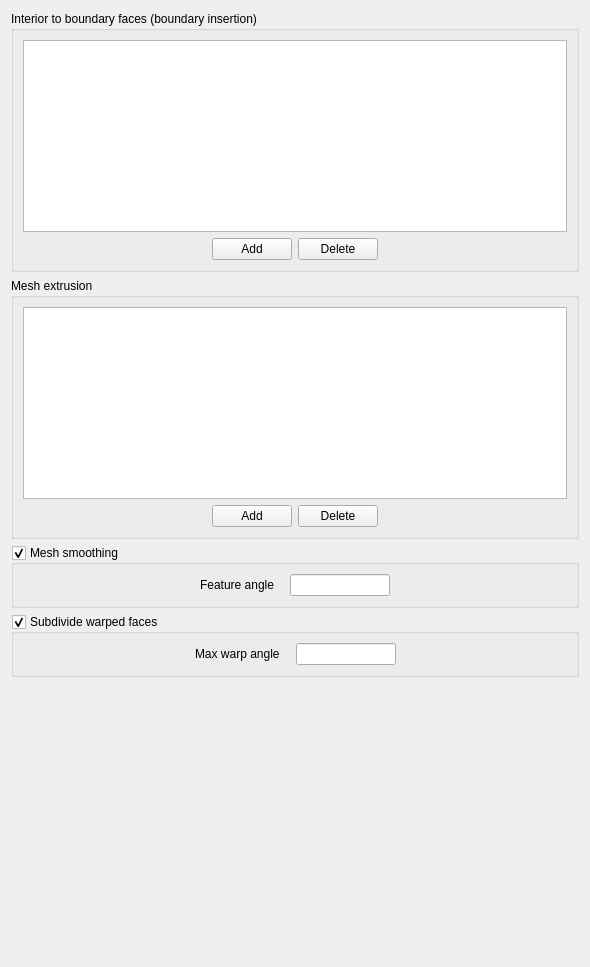
     <widget class="QWidget" name="tab_3">
      <attribute name="title">
       <string>Other </string>
      </attribute>
      <layout class="QGridLayout" name="gridLayout_6">
       <item row="1" column="0">
        <widget class="QGroupBox" name="groupBoxExtrudeMesh">
         <property name="toolTip">
          <string>&lt;html&gt;&lt;head/&gt;&lt;body&gt;&lt;p&gt;&lt;span style=&quot; font-size:9pt;&quot;&gt;Extrude selected boundary faces along normal direction; groups of adjacent boundary faces are extended to the newly created ones.&lt;/span&gt;&lt;/p&gt;&lt;/body&gt;&lt;/html&gt;</string>
         </property>
         <property name="title">
          <string>Mesh extrusion</string>
         </property>
         <layout class="QGridLayout" name="gridLayout_5">
          <item row="1" column="0">
           <layout class="QHBoxLayout" name="_8">
            <property name="spacing">
             <number>6</number>
            </property>
            <property name="margin">
             <number>0</number>
            </property>
            <item>
             <spacer>
              <property name="orientation">
               <enum>Qt::Horizontal</enum>
              </property>
              <property name="sizeHint" stdset="0">
               <size>
                <width>17</width>
                <height>17</height>
               </size>
              </property>
             </spacer>
            </item>
            <item>
             <layout class="QHBoxLayout" name="_9">
              <property name="spacing">
               <number>6</number>
              </property>
              <property name="margin">
               <number>0</number>
              </property>
              <item>
               <widget class="QPushButton" name="pushButtonAddExtrude">
                <property name="toolTip">
                 <string>&lt;html&gt;&lt;head/&gt;&lt;body&gt;&lt;p&gt;&lt;span style=&quot; font-size:9pt;&quot;&gt;Add a mesh extrusion.&lt;/span&gt;&lt;/p&gt;&lt;/body&gt;&lt;/html&gt;</string>
                </property>
                <property name="text">
                 <string>Add</string>
                </property>
               </widget>
              </item>
              <item>
               <widget class="QPushButton" name="pushButtonDeleteExtrude">
                <property name="toolTip">
                 <string>&lt;html&gt;&lt;head/&gt;&lt;body&gt;&lt;p&gt;&lt;span style=&quot; font-size:9pt;&quot;&gt;Remove the last added mesh extrusion.&lt;/span&gt;&lt;/p&gt;&lt;/body&gt;&lt;/html&gt;</string>
                </property>
                <property name="text">
                 <string>Delete</string>
                </property>
               </widget>
              </item>
             </layout>
            </item>
            <item>
             <spacer>
              <property name="orientation">
               <enum>Qt::Horizontal</enum>
              </property>
              <property name="sizeHint" stdset="0">
               <size>
                <width>17</width>
                <height>17</height>
               </size>
              </property>
             </spacer>
            </item>
           </layout>
          </item>
          <item row="0" column="0">
           <widget class="QTableView" name="tableViewExtrude">
            <property name="minimumSize">
             <size>
              <width>0</width>
              <height>100</height>
             </size>
            </property>
            <property name="toolTip">
             <string>&lt;html&gt;&lt;head/&gt;&lt;body&gt;&lt;p&gt;&lt;span style=&quot; font-size:9pt;&quot;&gt;Extrude selected boundary faces along normal direction; groups of adjacent boundary faces are extended to the newly created ones.&lt;/span&gt;&lt;/p&gt;&lt;/body&gt;&lt;/html&gt;</string>
            </property>
           </widget>
          </item>
         </layout>
        </widget>
       </item>
       <item row="3" column="0">
        <widget class="QGroupBox" name="groupBoxMeshSmooth">
         <property name="toolTip">
          <string>&lt;html&gt;&lt;head/&gt;&lt;body&gt;&lt;p&gt;&lt;span style=&quot; font-size:9pt;&quot;&gt;Mitigate local defects by averaging the mesh quality. It may be useful for calculation robustness or/and results quality.&lt;/span&gt;&lt;/p&gt;&lt;/body&gt;&lt;/html&gt;</string>
         </property>
         <property name="title">
          <string>Mesh smoothing</string>
         </property>
         <property name="checkable">
          <bool>true</bool>
         </property>
         <layout class="QGridLayout" name="_29">
          <item row="0" column="0">
           <widget class="QFrame" name="frameSmooth">
            <property name="frameShape">
             <enum>QFrame::NoFrame</enum>
            </property>
            <property name="frameShadow">
             <enum>QFrame::Raised</enum>
            </property>
            <layout class="QGridLayout" name="_30">
             <property name="margin">
              <number>0</number>
             </property>
             <property name="spacing">
              <number>0</number>
             </property>
             <item row="0" column="0">
              <layout class="QHBoxLayout" name="_31">
               <item>
                <spacer>
                 <property name="orientation">
                  <enum>Qt::Horizontal</enum>
                 </property>
                 <property name="sizeHint" stdset="0">
                  <size>
                   <width>16</width>
                   <height>16</height>
                  </size>
                 </property>
                </spacer>
               </item>
               <item>
                <layout class="QHBoxLayout" name="_32">
                 <item>
                  <widget class="QLabel" name="label_8">
                   <property name="toolTip">
                    <string>&lt;html&gt;&lt;head/&gt;&lt;body&gt;&lt;p&gt;&lt;span style=&quot; font-size:9pt;&quot;&gt;The feature angle between a vertex and one of its adjacent faces is defined by the angle between the vertex normal and the face normal.&lt;/span&gt;&lt;/p&gt;&lt;/body&gt;&lt;/html&gt;</string>
                   </property>
                   <property name="statusTip">
                    <string/>
                   </property>
                   <property name="text">
                    <string>Feature angle</string>
                   </property>
                  </widget>
                 </item>
                 <item>
                  <spacer>
                   <property name="orientation">
                    <enum>Qt::Horizontal</enum>
                   </property>
                   <property name="sizeHint" stdset="0">
                    <size>
                     <width>16</width>
                     <height>16</height>
                    </size>
                   </property>
                  </spacer>
                 </item>
                 <item>
                  <widget class="QLineEdit" name="lineEditMeshSmooth">
                   <property name="maximumSize">
                    <size>
                     <width>100</width>
                     <height>16777215</height>
                    </size>
                   </property>
                   <property name="toolTip">
                    <string>&lt;html&gt;&lt;head/&gt;&lt;body&gt;&lt;p&gt;&lt;span style=&quot; font-size:9pt;&quot;&gt;The feature angle between a vertex and one of its adjacent faces is defined by the angle between the vertex normal and the face normal.&lt;/span&gt;&lt;/p&gt;&lt;/body&gt;&lt;/html&gt;</string>
                   </property>
                  </widget>
                 </item>
                </layout>
               </item>
               <item>
                <spacer>
                 <property name="orientation">
                  <enum>Qt::Horizontal</enum>
                 </property>
                 <property name="sizeHint" stdset="0">
                  <size>
                   <width>20</width>
                   <height>20</height>
                  </size>
                 </property>
                </spacer>
               </item>
              </layout>
             </item>
            </layout>
           </widget>
          </item>
         </layout>
        </widget>
       </item>
       <item row="5" column="0">
        <spacer name="verticalSpacer_2">
         <property name="orientation">
          <enum>Qt::Vertical</enum>
         </property>
         <property name="sizeHint" stdset="0">
          <size>
           <width>568</width>
           <height>279</height>
          </size>
         </property>
        </spacer>
       </item>
       <item row="0" column="0">
        <widget class="QGroupBox" name="groupBoxThinWall">
         <property name="toolTip">
          <string>&lt;html&gt;&lt;head/&gt;&lt;body&gt;&lt;p&gt;&lt;span style=&quot; font-size:9pt;&quot;&gt;Transform selected internal faces into abutting boundary faces.&lt;/span&gt;&lt;/p&gt;&lt;/body&gt;&lt;/html&gt;</string>
         </property>
         <property name="title">
          <string>Interior to boundary faces (boundary insertion)</string>
         </property>
         <layout class="QGridLayout" name="gridLayout_3">
          <item row="0" column="0">
           <widget class="QTableView" name="tableViewThinWall">
            <property name="enabled">
             <bool>true</bool>
            </property>
            <property name="minimumSize">
             <size>
              <width>0</width>
              <height>80</height>
             </size>
            </property>
            <property name="toolTip">
             <string>&lt;html&gt;&lt;head/&gt;&lt;body&gt;&lt;p&gt;&lt;span style=&quot; font-size:9pt;&quot;&gt;Transform selected internal faces into abutting boundary faces.&lt;/span&gt;&lt;/p&gt;&lt;/body&gt;&lt;/html&gt;</string>
            </property>
           </widget>
          </item>
          <item row="1" column="0">
           <layout class="QHBoxLayout" name="_5">
            <property name="spacing">
             <number>6</number>
            </property>
            <property name="margin">
             <number>0</number>
            </property>
            <item>
             <spacer>
              <property name="orientation">
               <enum>Qt::Horizontal</enum>
              </property>
              <property name="sizeHint" stdset="0">
               <size>
                <width>17</width>
                <height>17</height>
               </size>
              </property>
             </spacer>
            </item>
            <item>
             <layout class="QHBoxLayout" name="_6">
              <property name="spacing">
               <number>6</number>
              </property>
              <property name="margin">
               <number>0</number>
              </property>
              <item>
               <widget class="QPushButton" name="pushButtonAddThinWall">
                <property name="toolTip">
                 <string>&lt;html&gt;&lt;head/&gt;&lt;body&gt;&lt;p&gt;&lt;span style=&quot; font-size:9pt;&quot;&gt;Insert a boundary.&lt;/span&gt;&lt;/p&gt;&lt;/body&gt;&lt;/html&gt;</string>
                </property>
                <property name="text">
                 <string>Add</string>
                </property>
               </widget>
              </item>
              <item>
               <widget class="QPushButton" name="pushButtonDeleteThinWall">
                <property name="toolTip">
                 <string>&lt;html&gt;&lt;head/&gt;&lt;body&gt;&lt;p&gt;&lt;span style=&quot; font-size:9pt;&quot;&gt;Remove the last inserted boundary.&lt;/span&gt;&lt;/p&gt;&lt;/body&gt;&lt;/html&gt;</string>
                </property>
                <property name="text">
                 <string>Delete</string>
                </property>
               </widget>
              </item>
             </layout>
            </item>
            <item>
             <spacer>
              <property name="orientation">
               <enum>Qt::Horizontal</enum>
              </property>
              <property name="sizeHint" stdset="0">
               <size>
                <width>17</width>
                <height>17</height>
               </size>
              </property>
             </spacer>
            </item>
           </layout>
          </item>
         </layout>
        </widget>
       </item>
       <item row="4" column="0">
        <widget class="QGroupBox" name="groupBoxWarp">
         <property name="toolTip">
          <string>&lt;html&gt;&lt;head/&gt;&lt;body&gt;&lt;p&gt;&lt;span style=&quot; font-size:9pt;&quot;&gt;Faces are cut with a Delaunay method if their warp angle is greater than a minimal angle in degrees. (Default angle value: 0.01)&lt;/span&gt;&lt;/p&gt;&lt;/body&gt;&lt;/html&gt;</string>
         </property>
         <property name="title">
          <string>Subdivide warped faces</string>
         </property>
         <property name="checkable">
          <bool>true</bool>
         </property>
         <layout class="QGridLayout" name="_33">
          <item row="0" column="0">
           <widget class="QFrame" name="frameWarp">
            <property name="frameShape">
             <enum>QFrame::NoFrame</enum>
            </property>
            <property name="frameShadow">
             <enum>QFrame::Raised</enum>
            </property>
            <layout class="QGridLayout" name="_34">
             <property name="margin">
              <number>0</number>
             </property>
             <property name="spacing">
              <number>0</number>
             </property>
             <item row="0" column="0">
              <layout class="QHBoxLayout" name="_35">
               <item>
                <spacer>
                 <property name="orientation">
                  <enum>Qt::Horizontal</enum>
                 </property>
                 <property name="sizeHint" stdset="0">
                  <size>
                   <width>16</width>
                   <height>16</height>
                  </size>
                 </property>
                </spacer>
               </item>
               <item>
                <layout class="QHBoxLayout" name="_36">
                 <item>
                  <widget class="QLabel" name="label_9">
                   <property name="toolTip">
                    <string>&lt;html&gt;&lt;head/&gt;&lt;body&gt;&lt;p&gt;&lt;span style=&quot; font-size:9pt;&quot;&gt;Faces are cut with a Delaunay method if their warp angle is greater than a minimal angle in degrees. (Default angle value: 0.01)&lt;/span&gt;&lt;/p&gt;&lt;/body&gt;&lt;/html&gt;</string>
                   </property>
                   <property name="statusTip">
                    <string/>
                   </property>
                   <property name="text">
                    <string>Max warp angle</string>
                   </property>
                  </widget>
                 </item>
                 <item>
                  <spacer>
                   <property name="orientation">
                    <enum>Qt::Horizontal</enum>
                   </property>
                   <property name="sizeHint" stdset="0">
                    <size>
                     <width>16</width>
                     <height>16</height>
                    </size>
                   </property>
                  </spacer>
                 </item>
                 <item>
                  <widget class="QLineEdit" name="lineEditWarp">
                   <property name="maximumSize">
                    <size>
                     <width>100</width>
                     <height>16777215</height>
                    </size>
                   </property>
                   <property name="toolTip">
                    <string>&lt;html&gt;&lt;head/&gt;&lt;body&gt;&lt;p&gt;&lt;span style=&quot; font-size:9pt;&quot;&gt;Faces are cut with a Delaunay method if their warp angle is greater than a minimal angle in degrees. (Default angle value: 0.01)&lt;/span&gt;&lt;/p&gt;&lt;/body&gt;&lt;/html&gt;</string>
                   </property>
                  </widget>
                 </item>
                </layout>
               </item>
               <item>
                <spacer>
                 <property name="orientation">
                  <enum>Qt::Horizontal</enum>
                 </property>
                 <property name="sizeHint" stdset="0">
                  <size>
                   <width>20</width>
                   <height>20</height>
                  </size>
                 </property>
                </spacer>
               </item>
              </layout>
             </item>
            </layout>
           </widget>
          </item>
         </layout>
        </widget>
       </item>
      </layout>
     </widget>
